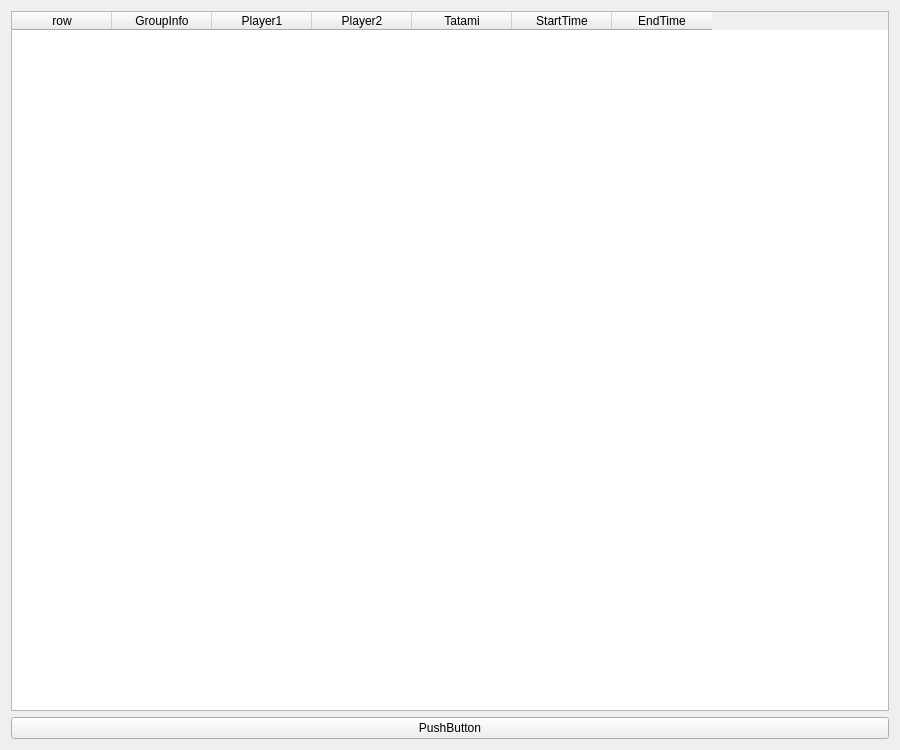
<?xml version="1.0" encoding="UTF-8"?>
<ui version="4.0">
 <class>TimeTable</class>
 <widget class="QWidget" name="TimeTable">
  <property name="geometry">
   <rect>
    <x>0</x>
    <y>0</y>
    <width>900</width>
    <height>750</height>
   </rect>
  </property>
  <property name="sizePolicy">
   <sizepolicy hsizetype="Fixed" vsizetype="Fixed">
    <horstretch>0</horstretch>
    <verstretch>0</verstretch>
   </sizepolicy>
  </property>
  <property name="windowTitle">
   <string>Form</string>
  </property>
  <layout class="QVBoxLayout" name="verticalLayout">
   <item>
    <widget class="QTableWidget" name="tableWidget">
     <column>
      <property name="text">
       <string>row</string>
      </property>
     </column>
     <column>
      <property name="text">
       <string>GroupInfo</string>
      </property>
     </column>
     <column>
      <property name="text">
       <string>Player1</string>
      </property>
     </column>
     <column>
      <property name="text">
       <string>Player2</string>
      </property>
     </column>
     <column>
      <property name="text">
       <string>Tatami</string>
      </property>
     </column>
     <column>
      <property name="text">
       <string>StartTime</string>
      </property>
     </column>
     <column>
      <property name="text">
       <string>EndTime</string>
      </property>
     </column>
    </widget>
   </item>
   <item>
    <widget class="QPushButton" name="pushButton">
     <property name="text">
      <string>PushButton</string>
     </property>
    </widget>
   </item>
  </layout>
 </widget>
 <resources/>
 <connections/>
</ui>
